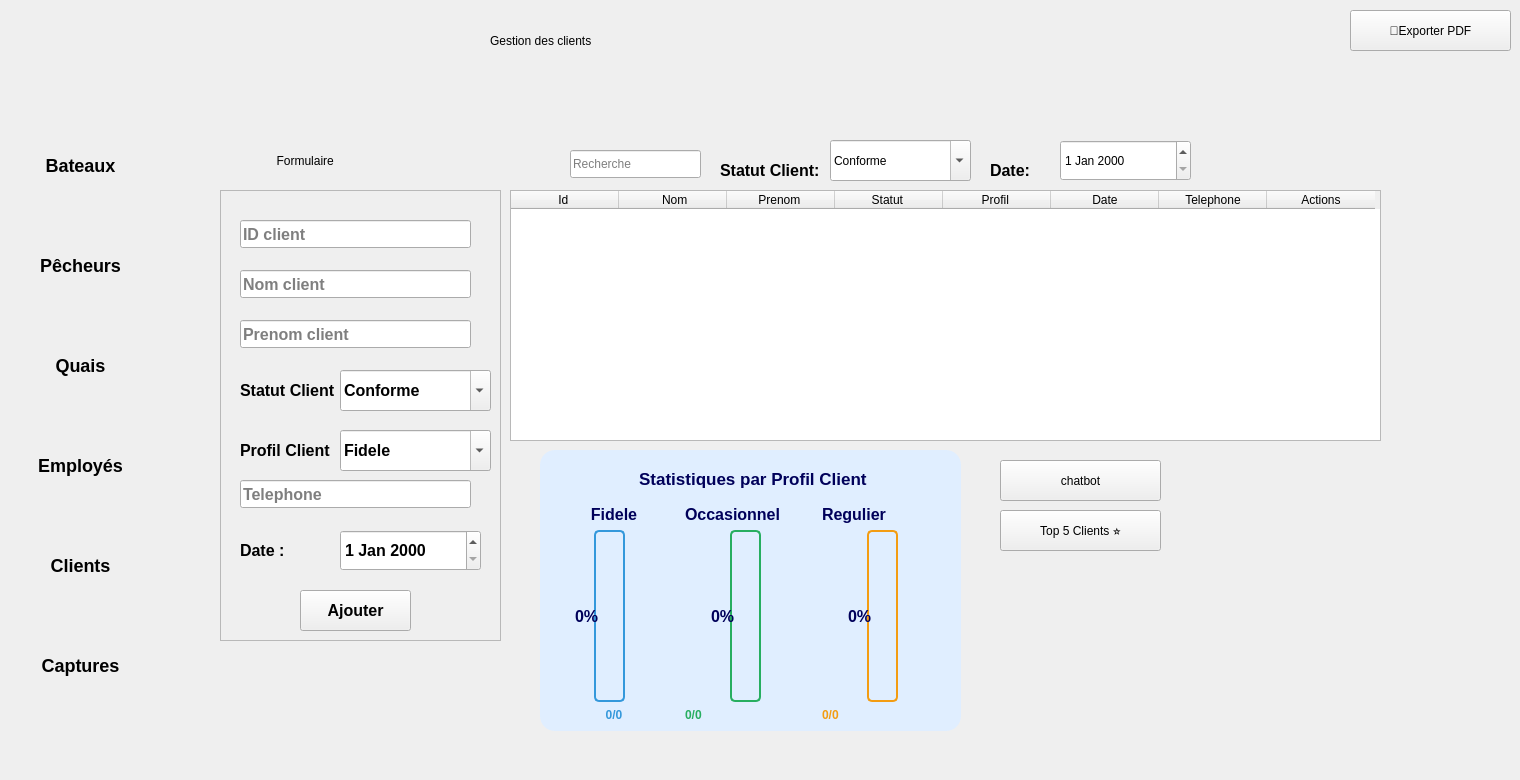
    <widget class="QWidget" name="pageclients">
     <property name="styleSheet">
      <string notr="true"/>
     </property>
     <widget class="QLabel" name="label_5c">
      <property name="geometry">
       <rect>
        <x>490</x>
        <y>10</y>
        <width>551</width>
        <height>61</height>
       </rect>
      </property>
      <property name="text">
       <string>Gestion des clients</string>
      </property>
     </widget>
     <widget class="QLabel" name="label_6c">
      <property name="geometry">
       <rect>
        <x>230</x>
        <y>140</y>
        <width>251</width>
        <height>41</height>
       </rect>
      </property>
      <property name="text">
       <string>              Formulaire</string>
      </property>
     </widget>
     <widget class="QFrame" name="frame_2c">
      <property name="geometry">
       <rect>
        <x>220</x>
        <y>190</y>
        <width>281</width>
        <height>451</height>
       </rect>
      </property>
      <property name="styleSheet">
       <string notr="true">font-size:16px;
font-weight:600;</string>
      </property>
      <property name="frameShape">
       <enum>QFrame::Shape::StyledPanel</enum>
      </property>
      <property name="frameShadow">
       <enum>QFrame::Shadow::Raised</enum>
      </property>
      <widget class="QLineEdit" name="lineEdit_3c">
       <property name="geometry">
        <rect>
         <x>20</x>
         <y>30</y>
         <width>231</width>
         <height>28</height>
        </rect>
       </property>
       <property name="placeholderText">
        <string>ID client</string>
       </property>
      </widget>
      <widget class="QLineEdit" name="lineEdit_4c">
       <property name="geometry">
        <rect>
         <x>20</x>
         <y>80</y>
         <width>231</width>
         <height>28</height>
        </rect>
       </property>
       <property name="placeholderText">
        <string>Nom client</string>
       </property>
      </widget>
      <widget class="QLineEdit" name="lineEdit_12c">
       <property name="geometry">
        <rect>
         <x>20</x>
         <y>130</y>
         <width>231</width>
         <height>28</height>
        </rect>
       </property>
       <property name="placeholderText">
        <string>Prenom client</string>
       </property>
      </widget>
      <widget class="QLabel" name="label_9c">
       <property name="geometry">
        <rect>
         <x>20</x>
         <y>190</y>
         <width>101</width>
         <height>20</height>
        </rect>
       </property>
       <property name="text">
        <string>Statut Client :</string>
       </property>
      </widget>
      <widget class="QComboBox" name="comboBoxc">
       <property name="geometry">
        <rect>
         <x>120</x>
         <y>180</y>
         <width>151</width>
         <height>41</height>
        </rect>
       </property>
       <property name="editable">
        <bool>true</bool>
       </property>
       <item>
        <property name="text">
         <string>Conforme</string>
        </property>
       </item>
       <item>
        <property name="text">
         <string>Non conforme</string>
        </property>
       </item>
      </widget>
      <widget class="QLabel" name="label_14c">
       <property name="geometry">
        <rect>
         <x>20</x>
         <y>250</y>
         <width>91</width>
         <height>20</height>
        </rect>
       </property>
       <property name="text">
        <string>Profil Client :</string>
       </property>
      </widget>
      <widget class="QComboBox" name="comboBox_2c">
       <property name="geometry">
        <rect>
         <x>120</x>
         <y>240</y>
         <width>151</width>
         <height>41</height>
        </rect>
       </property>
       <property name="editable">
        <bool>true</bool>
       </property>
       <item>
        <property name="text">
         <string>Fidele</string>
        </property>
       </item>
       <item>
        <property name="text">
         <string>Occasionnel</string>
        </property>
       </item>
       <item>
        <property name="text">
         <string>Regulier</string>
        </property>
       </item>
      </widget>
      <widget class="QLineEdit" name="lineEdit_14c">
       <property name="geometry">
        <rect>
         <x>20</x>
         <y>290</y>
         <width>231</width>
         <height>28</height>
        </rect>
       </property>
       <property name="placeholderText">
        <string>Telephone</string>
       </property>
      </widget>
      <widget class="QLabel" name="label_18c">
       <property name="geometry">
        <rect>
         <x>20</x>
         <y>350</y>
         <width>61</width>
         <height>20</height>
        </rect>
       </property>
       <property name="text">
        <string>Date :</string>
       </property>
      </widget>
      <widget class="QDateEdit" name="dateEdit_c">
       <property name="geometry">
        <rect>
         <x>120</x>
         <y>340</y>
         <width>141</width>
         <height>41</height>
        </rect>
       </property>
      </widget>
      <widget class="QPushButton" name="pushButton_2c">
       <property name="geometry">
        <rect>
         <x>80</x>
         <y>400</y>
         <width>111</width>
         <height>41</height>
        </rect>
       </property>
       <property name="text">
        <string>Ajouter</string>
       </property>
      </widget>
     </widget>
     <widget class="QLabel" name="label_3c">
      <property name="geometry">
       <rect>
        <x>530</x>
        <y>140</y>
        <width>31</width>
        <height>41</height>
       </rect>
      </property>
      <property name="styleSheet">
       <string notr="true">image: url(:/res/loupe.png);</string>
      </property>
      <property name="text">
       <string/>
      </property>
     </widget>
     <widget class="QLineEdit" name="lineEdit_7c">
      <property name="geometry">
       <rect>
        <x>570</x>
        <y>150</y>
        <width>131</width>
        <height>28</height>
       </rect>
      </property>
      <property name="placeholderText">
       <string>Recherche</string>
      </property>
     </widget>
     <widget class="QLabel" name="label_11c">
      <property name="geometry">
       <rect>
        <x>720</x>
        <y>160</y>
        <width>121</width>
        <height>20</height>
       </rect>
      </property>
      <property name="styleSheet">
       <string notr="true">font-size:16px;
font-weight:600;</string>
      </property>
      <property name="text">
       <string>Statut Client:</string>
      </property>
     </widget>
     <widget class="QComboBox" name="comboBoxc_2">
      <property name="geometry">
       <rect>
        <x>830</x>
        <y>140</y>
        <width>141</width>
        <height>41</height>
       </rect>
      </property>
      <property name="editable">
       <bool>true</bool>
      </property>
      <item>
       <property name="text">
        <string>Conforme</string>
       </property>
      </item>
      <item>
       <property name="text">
        <string>Non conforme</string>
       </property>
      </item>
     </widget>
     <widget class="QLabel" name="label_12c">
      <property name="geometry">
       <rect>
        <x>990</x>
        <y>160</y>
        <width>63</width>
        <height>20</height>
       </rect>
      </property>
      <property name="styleSheet">
       <string notr="true">font-size:16px;
font-weight:600;</string>
      </property>
      <property name="text">
       <string>Date:</string>
      </property>
     </widget>
     <widget class="QDateEdit" name="dateEdit_2c">
      <property name="geometry">
       <rect>
        <x>1060</x>
        <y>140</y>
        <width>131</width>
        <height>41</height>
       </rect>
      </property>
     </widget>
     <widget class="QPushButton" name="pushButton_6c">
      <property name="geometry">
       <rect>
        <x>1320</x>
        <y>210</y>
        <width>61</width>
        <height>61</height>
       </rect>
      </property>
      <property name="styleSheet">
       <string notr="true">border:none;
image: url(:/res/rafraichir.png);
    background-color:transparent;</string>
      </property>
      <property name="text">
       <string/>
      </property>
     </widget>
     <widget class="QTableWidget" name="tableWidgetc">
      <property name="geometry">
       <rect>
        <x>510</x>
        <y>190</y>
        <width>871</width>
        <height>251</height>
       </rect>
      </property>
      <property name="styleSheet">
       <string notr="true"/>
      </property>
      <attribute name="horizontalHeaderDefaultSectionSize">
       <number>108</number>
      </attribute>
      <column>
       <property name="text">
        <string>Id </string>
       </property>
       <property name="font">
        <font>
         <bold>false</bold>
        </font>
       </property>
      </column>
      <column>
       <property name="text">
        <string> Nom</string>
       </property>
       <property name="font">
        <font>
         <bold>false</bold>
        </font>
       </property>
      </column>
      <column>
       <property name="text">
        <string>Prenom </string>
       </property>
       <property name="font">
        <font>
         <bold>false</bold>
        </font>
       </property>
      </column>
      <column>
       <property name="text">
        <string>Statut </string>
       </property>
       <property name="font">
        <font>
         <bold>false</bold>
        </font>
       </property>
      </column>
      <column>
       <property name="text">
        <string>Profil </string>
       </property>
       <property name="font">
        <font>
         <bold>false</bold>
        </font>
       </property>
      </column>
      <column>
       <property name="text">
        <string>Date</string>
       </property>
       <property name="font">
        <font>
         <bold>false</bold>
        </font>
       </property>
      </column>
      <column>
       <property name="text">
        <string>Telephone</string>
       </property>
       <property name="font">
        <font>
         <bold>false</bold>
        </font>
       </property>
      </column>
      <column>
       <property name="text">
        <string>Actions</string>
       </property>
       <property name="font">
        <font>
         <bold>false</bold>
        </font>
       </property>
      </column>
     </widget>
     <widget class="QFrame" name="frame_c">
      <property name="geometry">
       <rect>
        <x>540</x>
        <y>450</y>
        <width>421</width>
        <height>281</height>
       </rect>
      </property>
      <property name="styleSheet">
       <string notr="true">        border-radius: 15px;
background-color: rgb(224, 238, 255);
border:1PX solid  rgb(0, 0, 115);
   	color: rgb(0, 0, 90);
font-size:16px;
font-weight:600;</string>
      </property>
      <property name="frameShape">
       <enum>QFrame::Shape::StyledPanel</enum>
      </property>
      <property name="frameShadow">
       <enum>QFrame::Shadow::Raised</enum>
      </property>
      <layout class="QVBoxLayout" name="verticalLayout_zones_2">
       <item>
        <widget class="QLabel" name="label_zonesc">
         <property name="styleSheet">
          <string notr="true">
                    font-weight: bold;
                    font-size: 17px;
                    padding: 10px;</string>
         </property>
         <property name="text">
          <string> Statistiques par Profil Client</string>
         </property>
         <property name="alignment">
          <set>Qt::AlignmentFlag::AlignCenter</set>
         </property>
        </widget>
       </item>
       <item>
        <layout class="QHBoxLayout" name="horizontalLayout_c">
         <item>
          <layout class="QVBoxLayout" name="Layou_1c">
           <item>
            <widget class="QLabel" name="label_Cc">
             <property name="styleSheet">
              <string notr="true"> 	color: rgb(0, 0, 90);
             text-align: center;
                                    font-weight: bold;</string>
             </property>
             <property name="text">
              <string>Fidele</string>
             </property>
             <property name="alignment">
              <set>Qt::AlignmentFlag::AlignCenter</set>
             </property>
            </widget>
           </item>
           <item>
            <widget class="QProgressBar" name="progressCc">
             <property name="minimumSize">
              <size>
               <width>30</width>
               <height>120</height>
              </size>
             </property>
             <property name="styleSheet">
              <string notr="true">QProgressBar:vertical {
    width: 25px;
    border: 2px solid #3498db;
    border-radius: 5px;
background-color: rgb(224, 238, 255);    text-align: center;
    padding: 1px;
margin-left:45px;

}
QProgressBar::chunk:vertical {
    background-color: qlineargradient(x1:0, y1:0, x2:0, y2:1,
        stop:0 #3498db, stop:1 #2980b9);
    border-radius: 3px;
}</string>
             </property>
             <property name="value">
              <number>0</number>
             </property>
             <property name="textVisible">
              <bool>true</bool>
             </property>
             <property name="orientation">
              <enum>Qt::Orientation::Vertical</enum>
             </property>
             <property name="format">
              <string>%p%</string>
             </property>
            </widget>
           </item>
           <item>
            <widget class="QLabel" name="value_Cc">
             <property name="styleSheet">
              <string notr="true">color: #3498db;
                                    font-weight: bold;
                                    font-size: 12px;
                                    text-align: center;</string>
             </property>
             <property name="text">
              <string>0/0</string>
             </property>
             <property name="alignment">
              <set>Qt::AlignmentFlag::AlignCenter</set>
             </property>
            </widget>
           </item>
          </layout>
         </item>
         <item>
          <layout class="QVBoxLayout" name="Layout_CCc">
           <item>
            <widget class="QLabel" name="label_CCc">
             <property name="styleSheet">
              <string notr="true"> 	color: rgb(0, 0, 90);

                                    text-align: center;
                                    font-weight: bold;</string>
             </property>
             <property name="text">
              <string>Occasionnel</string>
             </property>
            </widget>
           </item>
           <item>
            <widget class="QProgressBar" name="progressCCc">
             <property name="minimumSize">
              <size>
               <width>30</width>
               <height>120</height>
              </size>
             </property>
             <property name="styleSheet">
              <string notr="true">QProgressBar:vertical {
    width: 25px;
    border: 2px solid #27ae60;
    border-radius: 5px;
background-color: rgb(224, 238, 255);    text-align: center;
    padding: 1px;
margin-left:45px;
}
QProgressBar::chunk:vertical {
    background-color: qlineargradient(x1:0, y1:0, x2:0, y2:1,
        stop:0 #27ae60, stop:1 #229954);
    border-radius: 3px;
}</string>
             </property>
             <property name="value">
              <number>0</number>
             </property>
             <property name="textVisible">
              <bool>true</bool>
             </property>
             <property name="orientation">
              <enum>Qt::Orientation::Vertical</enum>
             </property>
             <property name="format">
              <string>%p%</string>
             </property>
            </widget>
           </item>
           <item>
            <widget class="QLabel" name="value_CCc">
             <property name="styleSheet">
              <string notr="true">color: #27ae60;
                                    font-weight: bold;
                                    font-size: 12px;
                                    text-align: center;</string>
             </property>
             <property name="text">
              <string>0/0</string>
             </property>
            </widget>
           </item>
          </layout>
         </item>
         <item>
          <layout class="QVBoxLayout" name="Layoutc">
           <item>
            <widget class="QLabel" name="label_c">
             <property name="styleSheet">
              <string notr="true"> 	color: rgb(0, 0, 90);
              text-align: center;
                                    font-weight: bold;</string>
             </property>
             <property name="text">
              <string>Regulier</string>
             </property>
            </widget>
           </item>
           <item>
            <widget class="QProgressBar" name="progressc">
             <property name="minimumSize">
              <size>
               <width>30</width>
               <height>120</height>
              </size>
             </property>
             <property name="styleSheet">
              <string notr="true">QProgressBar:vertical {
    width: 25px;
    border: 2px solid #f39c12;
    border-radius: 5px;
background-color: rgb(224, 238, 255);    text-align: center;
    padding: 1px;
margin-left:45px;
}
QProgressBar::chunk:vertical {
    background-color: qlineargradient(x1:0, y1:0, x2:0, y2:1,
        stop:0 #f39c12, stop:1 #d68910);
    border-radius: 3px;
}</string>
             </property>
             <property name="value">
              <number>0</number>
             </property>
             <property name="textVisible">
              <bool>true</bool>
             </property>
             <property name="orientation">
              <enum>Qt::Orientation::Vertical</enum>
             </property>
             <property name="format">
              <string>%p%</string>
             </property>
            </widget>
           </item>
           <item>
            <widget class="QLabel" name="value_c">
             <property name="styleSheet">
              <string notr="true">color: #f39c12;
                                    font-weight: bold;
                                    font-size: 12px;
                                    text-align: center;</string>
             </property>
             <property name="text">
              <string>0/0</string>
             </property>
            </widget>
           </item>
          </layout>
         </item>
        </layout>
       </item>
      </layout>
     </widget>
     <widget class="QPushButton" name="pushButton_7c">
      <property name="geometry">
       <rect>
        <x>0</x>
        <y>710</y>
        <width>71</width>
        <height>61</height>
       </rect>
      </property>
      <property name="styleSheet">
       <string notr="true">border:none;image: url(:/res/en-arriere.png);
background-color:transparent;
</string>
      </property>
      <property name="text">
       <string/>
      </property>
     </widget>
     <widget class="QFrame" name="frame_13">
      <property name="geometry">
       <rect>
        <x>-160</x>
        <y>70</y>
        <width>371</width>
        <height>701</height>
       </rect>
      </property>
      <property name="styleSheet">
       <string notr="true">border-radius:185px;
font-weight:600;
font-size:18px</string>
      </property>
      <property name="frameShape">
       <enum>QFrame::Shape::StyledPanel</enum>
      </property>
      <property name="frameShadow">
       <enum>QFrame::Shadow::Raised</enum>
      </property>
      <widget class="QPushButton" name="pushButton_3b_51">
       <property name="geometry">
        <rect>
         <x>170</x>
         <y>70</y>
         <width>141</width>
         <height>51</height>
        </rect>
       </property>
       <property name="text">
        <string>Bateaux</string>
       </property>
      </widget>
      <widget class="QPushButton" name="pushButton_3b_52">
       <property name="geometry">
        <rect>
         <x>170</x>
         <y>170</y>
         <width>141</width>
         <height>51</height>
        </rect>
       </property>
       <property name="text">
        <string>Pêcheurs</string>
       </property>
      </widget>
      <widget class="QPushButton" name="pushButton_3b_53">
       <property name="geometry">
        <rect>
         <x>170</x>
         <y>270</y>
         <width>141</width>
         <height>51</height>
        </rect>
       </property>
       <property name="text">
        <string>Quais</string>
       </property>
      </widget>
      <widget class="QPushButton" name="pushButton_3b_54">
       <property name="geometry">
        <rect>
         <x>170</x>
         <y>370</y>
         <width>141</width>
         <height>51</height>
        </rect>
       </property>
       <property name="text">
        <string>Employés</string>
       </property>
      </widget>
      <widget class="QPushButton" name="pushButton_3b_55">
       <property name="geometry">
        <rect>
         <x>170</x>
         <y>470</y>
         <width>141</width>
         <height>51</height>
        </rect>
       </property>
       <property name="text">
        <string>Clients</string>
       </property>
      </widget>
      <widget class="QPushButton" name="pushButton_3b_56">
       <property name="geometry">
        <rect>
         <x>170</x>
         <y>570</y>
         <width>141</width>
         <height>51</height>
        </rect>
       </property>
       <property name="text">
        <string>Captures</string>
       </property>
      </widget>
     </widget>
     <widget class="QPushButton" name="pushButton_8c">
      <property name="geometry">
       <rect>
        <x>1350</x>
        <y>10</y>
        <width>161</width>
        <height>41</height>
       </rect>
      </property>
      <property name="text">
       <string>📄Exporter PDF</string>
      </property>
     </widget>
     <widget class="QPushButton" name="pushButton_6c_2">
      <property name="geometry">
       <rect>
        <x>1260</x>
        <y>210</y>
        <width>61</width>
        <height>61</height>
       </rect>
      </property>
      <property name="styleSheet">
       <string notr="true">border:none;
image: url(:/res/stylo.png);
    background-color:transparent;</string>
      </property>
      <property name="text">
       <string/>
      </property>
     </widget>
     <widget class="QPushButton" name="pushButton_6c_3">
      <property name="geometry">
       <rect>
        <x>1290</x>
        <y>210</y>
        <width>61</width>
        <height>61</height>
       </rect>
      </property>
      <property name="styleSheet">
       <string notr="true">    background-color:transparent;
image: url(:/res/supprimer.png);
border:none</string>
      </property>
      <property name="text">
       <string/>
      </property>
     </widget>
     <widget class="QPushButton" name="pushButton_8c_3">
      <property name="geometry">
       <rect>
        <x>1000</x>
        <y>460</y>
        <width>161</width>
        <height>41</height>
       </rect>
      </property>
      <property name="text">
       <string>chatbot</string>
      </property>
     </widget>
     <widget class="QPushButton" name="pushButton_8c_4">
      <property name="geometry">
       <rect>
        <x>1000</x>
        <y>510</y>
        <width>161</width>
        <height>41</height>
       </rect>
      </property>
      <property name="text">
       <string>Top 5 Clients ⭐</string>
      </property>
     </widget>
     <zorder>tableWidgetc</zorder>
     <zorder>label_5c</zorder>
     <zorder>label_6c</zorder>
     <zorder>frame_2c</zorder>
     <zorder>label_3c</zorder>
     <zorder>lineEdit_7c</zorder>
     <zorder>label_11c</zorder>
     <zorder>comboBoxc_2</zorder>
     <zorder>label_12c</zorder>
     <zorder>dateEdit_2c</zorder>
     <zorder>pushButton_6c</zorder>
     <zorder>frame_c</zorder>
     <zorder>frame_13</zorder>
     <zorder>pushButton_8c</zorder>
     <zorder>pushButton_6c_2</zorder>
     <zorder>pushButton_6c_3</zorder>
     <zorder>pushButton_7c</zorder>
     <zorder>pushButton_8c_3</zorder>
     <zorder>pushButton_8c_4</zorder>
    </widget>
